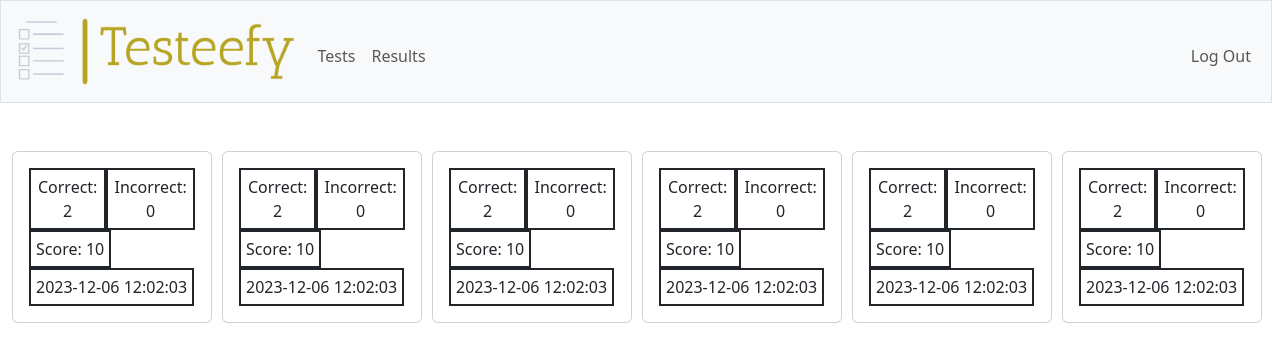
The app's page /result?Test_id=11 (signed in) with its own data.
### tables this page shows
CREATE TABLE 'Result' (
'Id' INTEGER PRIMARY KEY AUTOINCREMENT,
'User_Id' INTEGER,
'Test_id' INTEGER,
'No_Correct' INTEGER,
'No_Incorrect' INTEGER, 'Total' INTEGER, time TEXT,
FOREIGN KEY(Test_id) REFERENCES test(ID),
FOREIGN KEY(User_Id) REFERENCES user(ID));

### app.py (the view)
@app.route("/result")
@login_required
def result():
    id=request.args.get("Test_id")
    if id == None:
        tests = db.execute(
            "select * from test where ID in (select DISTINCT test_id from Result Where User_Id = ?)"
            ,[session["user_id"],]
        ).fetchall()
        return render_template("result.html",tests = tests , sub_dict=SUBJECT_DICT)
    tests = db.execute(
            "select * from Result Where User_Id = ? and Test_id = ?"
            ,[session["user_id"],id]
        ).fetchall()
    return render_template("result_id.html",tests = tests , sub_dict=SUBJECT_DICT)

### helpers.py (called while the page is built)
def login_required(f):
    @wraps(f)
    def decorated_function(*args, **kwargs):
        if session.get("user_id") is None:
            return redirect("/login")
        return f(*args, **kwargs)
    return decorated_function

### templates/result_id.html (shortened to what this page needs)
{% extends "layout.html" %}
{% block stylesheet %}
    <link href="/static/styles_tests.css" rel="stylesheet">
{% endblock %}
{% block main %}
<div class="large_card_container">
    <div class="card-container">
        {% for i in tests %}
        <a href="/attempt?result_id={{ i[0] }}">
            <div class="card" style="--grad-color: {{ sub_dict[i[2]] }};" >
                <div class="card-body d-flex flex-column align-content-center">
                    <span class="d-flex flex-row justify-content-between mb3">
                        <span class="box">Correct: {{ i[3] }}</span>
                        <span class="box">Incorrect: {{ i[4] }}</span>
                    </span>
                    <span class="box "> Score: {{ i[5]}} </span>
                    <span class="box">{{ i[6] }}</span>
                </div>
            </div></a>
        {% endfor %}
    </div>
</div>
{% endblock %}

### static/styles_tests.css (style rules this page uses)
body { width: 100vw; overflow-x: hidden; }
.box { border-style: solid; border-width: 2px; width: max-content; padding: 5px; }
.card-container { display: flex; gap: 10px; width: fit-content; margin-bottom: 5px; }
.card { width: 200px; aspect-ratio: 4/3; }
.card , .card_large { background-image: linear-gradient(to bottom right, var(--grad-color),white); }
.large_card_container { display: grid; grid-template-columns: auto auto auto; }
a { text-decoration: none; color: black; }

### records on screen
Result: No_Correct "2", No_Incorrect "0", Total "10", time "2023-12-06 12:02:03"
Result: No_Correct "2", No_Incorrect "0", Total "10", time "2023-12-06 12:02:03"
Result: No_Correct "2", No_Incorrect "0", Total "10", time "2023-12-06 12:02:03"
Result: No_Correct "2", No_Incorrect "0", Total "10", time "2023-12-06 12:02:03"
Result: No_Correct "2", No_Incorrect "0", Total "10", time "2023-12-06 12:02:03"
Result: No_Correct "2", No_Incorrect "0", Total "10", time "2023-12-06 12:02:03"
